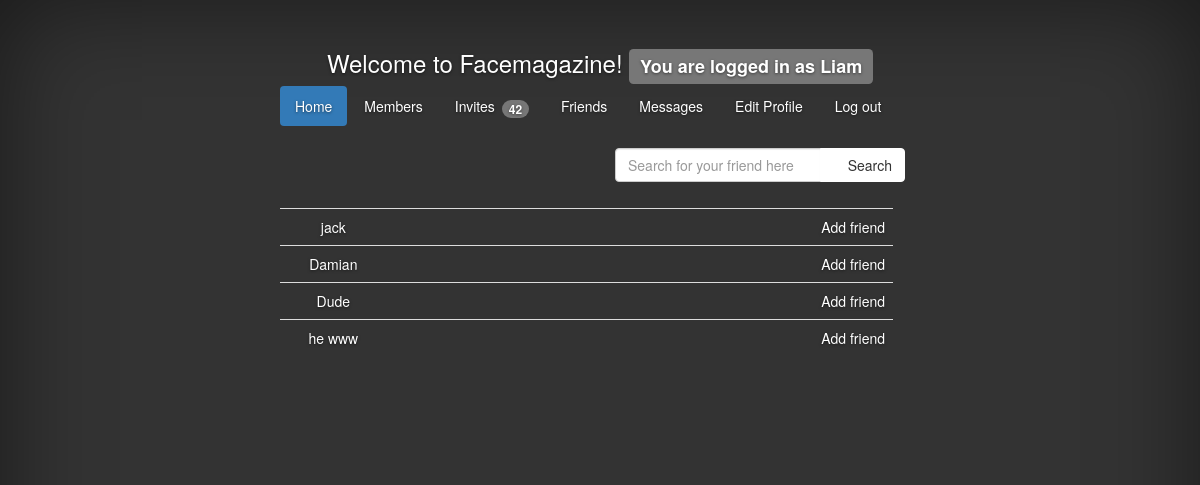
Page /social/members/ (signed in) on the earlier database version.
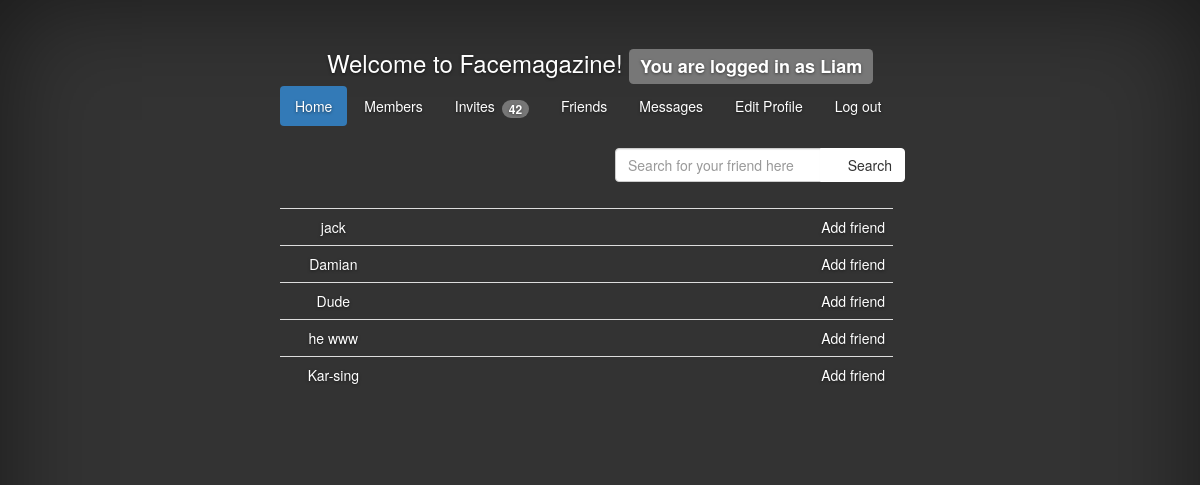
Same page on the later database version.
### social/models.py (models this page shows, shortened)
class Member(models.Model):
    username = models.CharField(max_length=16,primary_key=True)
    password = models.CharField(max_length=16)
    profile = models.OneToOneField(Profile, null=True)
    following = models.ManyToManyField("self", symmetrical=True)

### social/views.py (the view)
    def test(request):
        if 'username' in request.session:
            return f(request)
        else:
            template = loader.get_template('social/not-logged-in.html')
            context = RequestContext(request, {})
            return HttpResponse(template.render(context))

### social/views.py (called while the page is built, shortened)
def loggedin(f):
    def test(request):
        if 'username' in request.session:
            return f(request)
        else:
            template = loader.get_template('social/not-logged-in.html')
            context = RequestContext(request, {})
            return HttpResponse(template.render(context))
    return test

@loggedin
def members(request):
    username = request.session['username']
    member_obj = Member.objects.get(pk=username)
    if 'view' in request.GET:
        return member(request, request.GET['view'])
    else:
        members = Member.objects.exclude(pk=username)
        following = member_obj.following.all()
        followers = Member.objects.filter(following__username=username)
        invitations = Invitation.objects.filter(to_user=username)
        return render(request, 'social/members.html', {
            'appname': appname,
            'username': username,
            'members': members,
            'invitations': invitations,
            'following': following,
            'followers': followers,
            'loggedin': True}
            )

### social/templates/social/members.html (shortened to what this page needs)
{% extends "social/base.html" %}
          {% block content %}
              <br>
            <div class="col-lg-6 col-md-offset-6">
    <div class="input-group">
      <input type="text" class="form-control" placeholder="Search for your friend here">
      <span class="input-group-btn">
        <button class="btn btn-default" type="button">
            <span class="glyphicon glyphicon-off"></span>
            Search
            </button>
      </span>
    </div>
  </div>
              <br><br> <br>
        <table class="table table-fixed">
          <tbody>
          {% for member in members %}
            <tr>
              <td class="col-xs-2"> <a href="?view={{ member.username }}"> {{ member.username }} </a>
              </td>
                    <td class="col-xs-8"><td> <a href="?invite={{ member.username }}">Add friend</a>
            </td>
            </tr>
             {% endfor %}
{% endblock %}

Differences in the rows shown:
added Member: username "Kar-sing"
